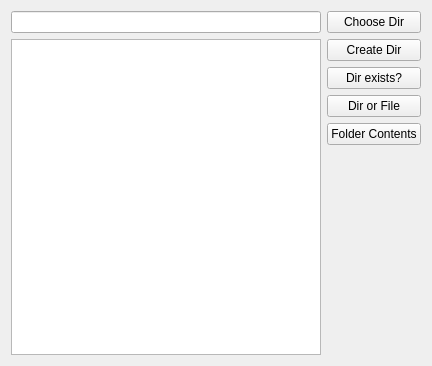
<?xml version="1.0" encoding="UTF-8"?>
<ui version="4.0">
 <class>Widget</class>
 <widget class="QWidget" name="Widget">
  <property name="geometry">
   <rect>
    <x>0</x>
    <y>0</y>
    <width>432</width>
    <height>366</height>
   </rect>
  </property>
  <property name="windowTitle">
   <string>Widget</string>
  </property>
  <layout class="QHBoxLayout" name="horizontalLayout">
   <item>
    <layout class="QVBoxLayout" name="verticalLayout_2">
     <item>
      <widget class="QLineEdit" name="lineEdit"/>
     </item>
     <item>
      <widget class="QListWidget" name="listWidget"/>
     </item>
    </layout>
   </item>
   <item>
    <layout class="QVBoxLayout" name="verticalLayout">
     <item>
      <widget class="QPushButton" name="chooseDirButton">
       <property name="text">
        <string>Choose Dir</string>
       </property>
      </widget>
     </item>
     <item>
      <widget class="QPushButton" name="createDirButton">
       <property name="text">
        <string>Create Dir</string>
       </property>
      </widget>
     </item>
     <item>
      <widget class="QPushButton" name="dirExistsButton">
       <property name="text">
        <string>Dir exists?</string>
       </property>
      </widget>
     </item>
     <item>
      <widget class="QPushButton" name="dirorFileButton">
       <property name="text">
        <string>Dir or File</string>
       </property>
      </widget>
     </item>
     <item>
      <widget class="QPushButton" name="folderContentButton">
       <property name="text">
        <string>Folder Contents</string>
       </property>
      </widget>
     </item>
     <item>
      <spacer name="verticalSpacer">
       <property name="orientation">
        <enum>Qt::Vertical</enum>
       </property>
       <property name="sizeHint" stdset="0">
        <size>
         <width>20</width>
         <height>40</height>
        </size>
       </property>
      </spacer>
     </item>
    </layout>
   </item>
  </layout>
 </widget>
 <resources/>
 <connections/>
</ui>
